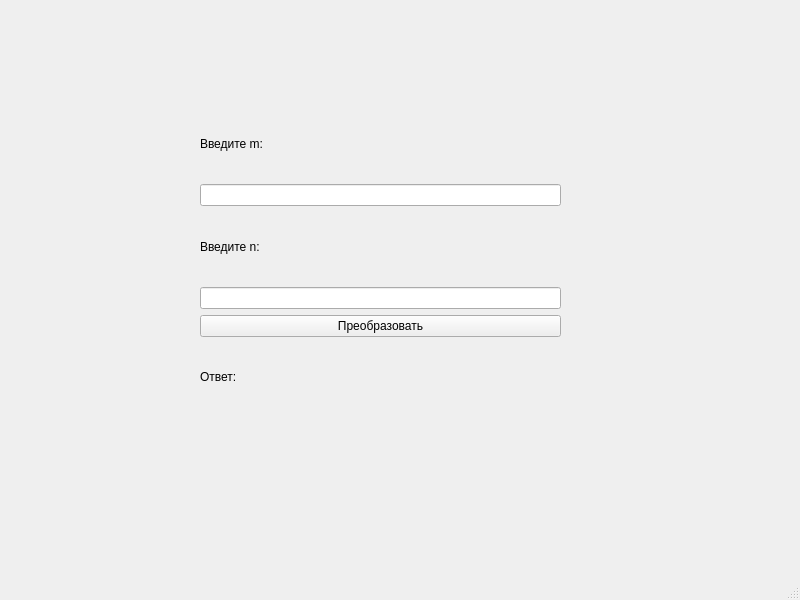
<?xml version="1.0" encoding="UTF-8"?>
<ui version="4.0">
 <class>MainWindow</class>
 <widget class="QMainWindow" name="MainWindow">
  <property name="geometry">
   <rect>
    <x>0</x>
    <y>0</y>
    <width>800</width>
    <height>600</height>
   </rect>
  </property>
  <property name="windowTitle">
   <string>MainWindow</string>
  </property>
  <widget class="QWidget" name="centralwidget">
   <widget class="QWidget" name="gridLayoutWidget">
    <property name="geometry">
     <rect>
      <x>200</x>
      <y>110</y>
      <width>361</width>
      <height>301</height>
     </rect>
    </property>
    <layout class="QVBoxLayout" name="layout">
     <item>
      <widget class="QLabel" name="label">
       <property name="text">
        <string>Введите m:</string>
       </property>
      </widget>
     </item>
     <item>
      <widget class="QLineEdit" name="input2LineEdit"/>
     </item>
     <item>
      <widget class="QLabel" name="label_2">
       <property name="text">
        <string>Введите n:</string>
       </property>
      </widget>
     </item>
     <item>
      <widget class="QLineEdit" name="input1LineEdit"/>
     </item>
     <item>
      <widget class="QPushButton" name="pushButton">
       <property name="text">
        <string>Преобразовать</string>
       </property>
      </widget>
     </item>
     <item>
      <widget class="QLabel" name="resultLabel">
       <property name="text">
        <string>Ответ:</string>
       </property>
      </widget>
     </item>
    </layout>
   </widget>
  </widget>
  <widget class="QMenuBar" name="menubar">
   <property name="geometry">
    <rect>
     <x>0</x>
     <y>0</y>
     <width>800</width>
     <height>22</height>
    </rect>
   </property>
  </widget>
  <widget class="QStatusBar" name="statusbar"/>
 </widget>
 <resources/>
 <connections/>
</ui>
